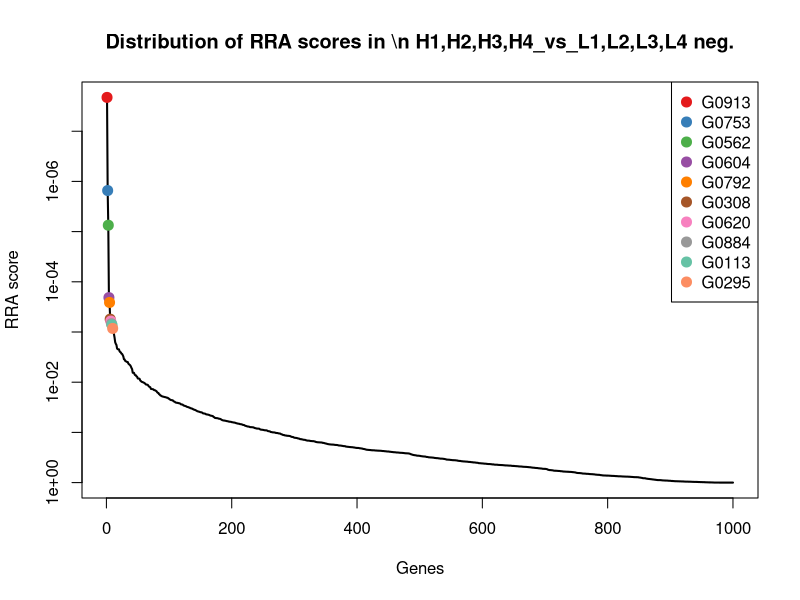
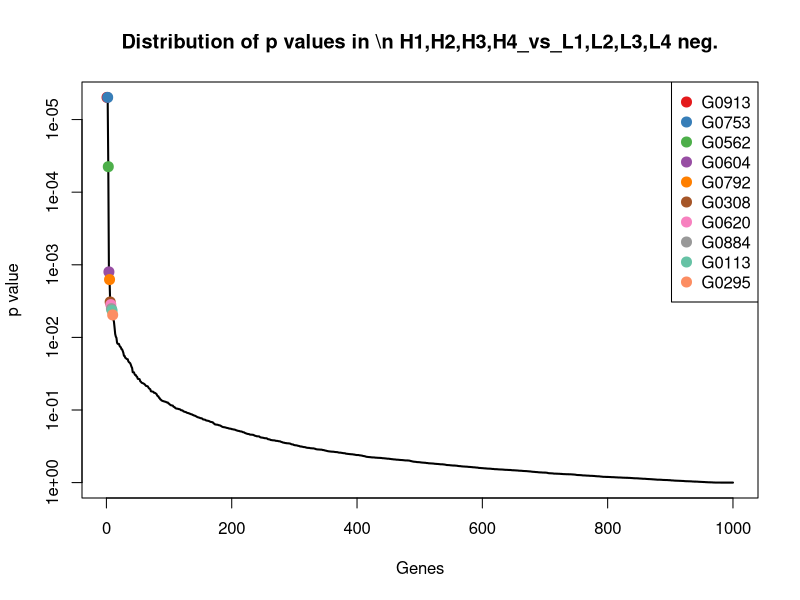
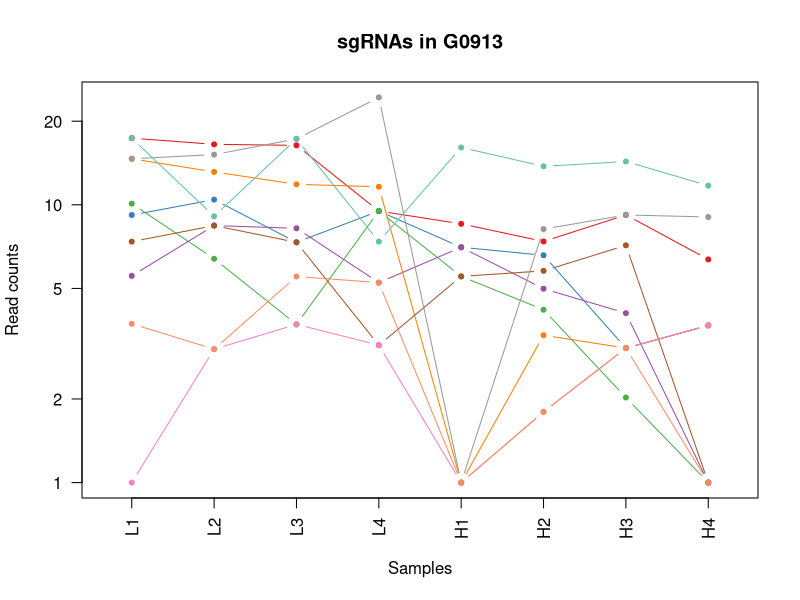
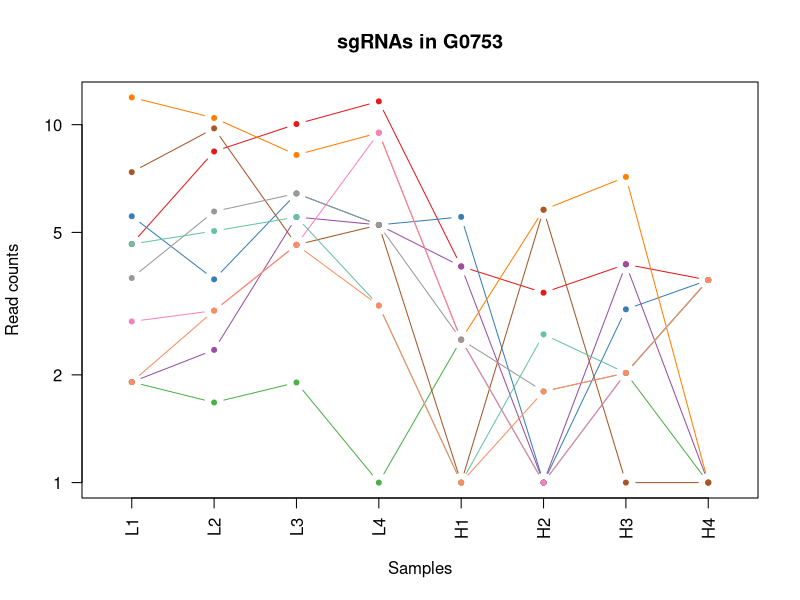
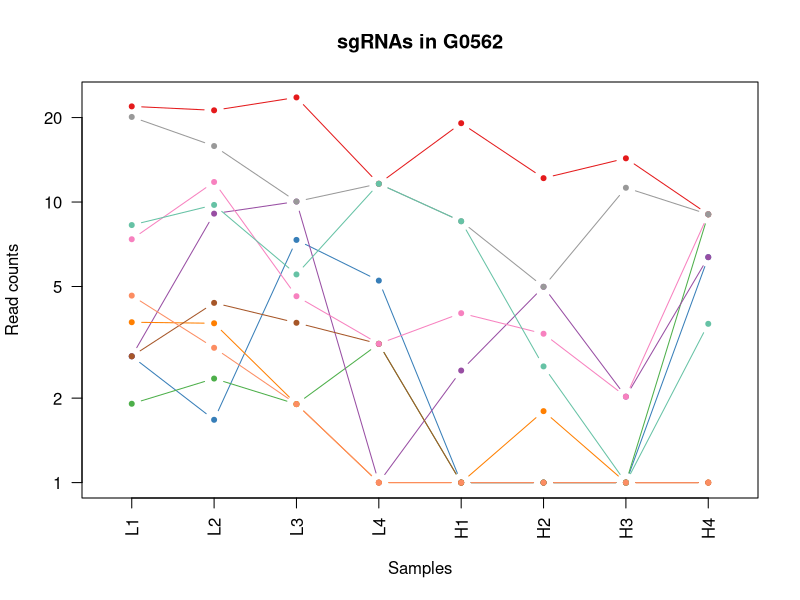
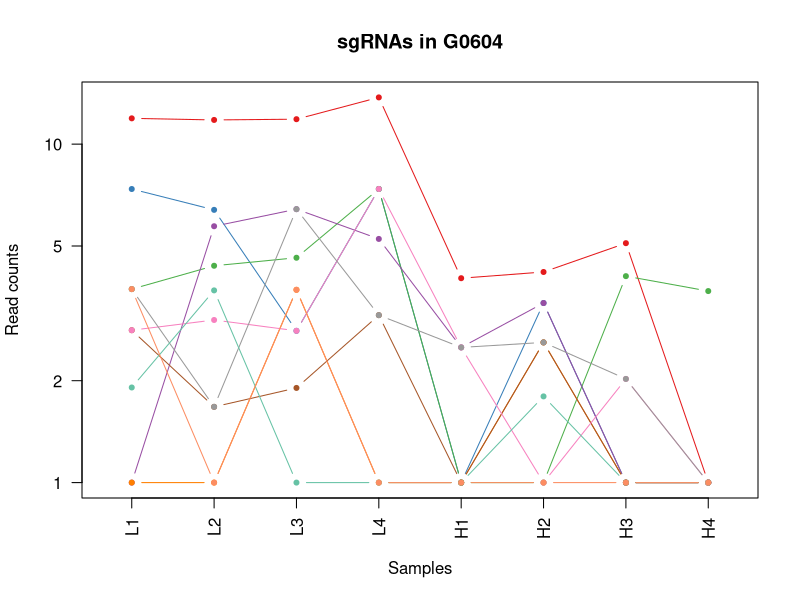
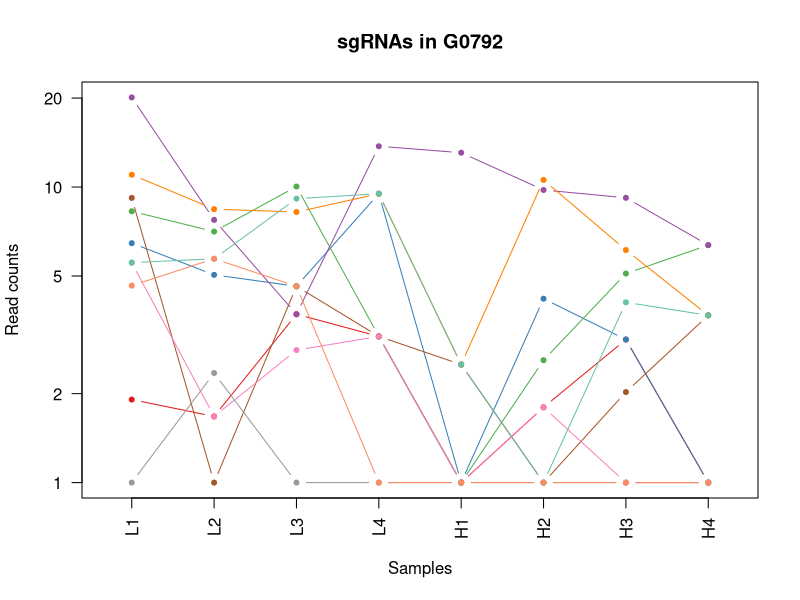
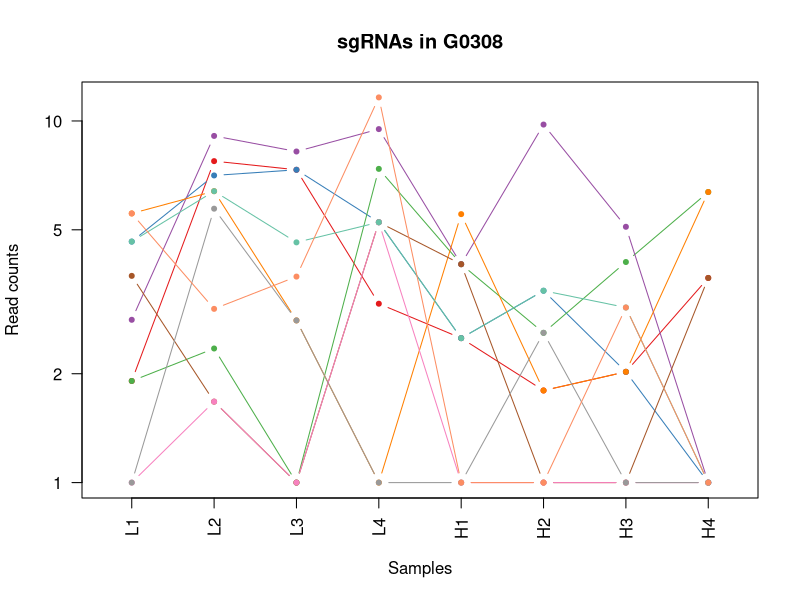

The R script that drew these images, in order: (Note: this script raises an error after producing the figures.)
pdf(file='GROWTH_10005_100_10_0.1_0.01.pdf',width=4.5,height=4.5);
gstable=read.table('GROWTH_10005_100_10_0.1_0.01.gene_summary.txt',header=T)
# 
#
# parameters
# Do not modify the variables beginning with "__"

# gstablename='__GENE_SUMMARY_FILE__'
startindex=3
# outputfile='__OUTPUT_FILE__'
targetgenelist=c("G0913","G0753","G0562","G0604","G0792","G0308","G0620","G0884","G0113","G0295")
# samplelabel=sub('.\\w+.\\w+$','',colnames(gstable)[startindex]);
samplelabel='H1,H2,H3,H4_vs_L1,L2,L3,L4 neg.'


# You need to write some codes in front of this code:
# gstable=read.table(gstablename,header=T)
# pdf(file=outputfile,width=6,height=6)


# set up color using RColorBrewer
#library(RColorBrewer)
#colors <- brewer.pal(length(targetgenelist), "Set1")

colors=c( "#E41A1C", "#377EB8", "#4DAF4A", "#984EA3", "#FF7F00",  "#A65628", "#F781BF",
          "#999999", "#66C2A5", "#FC8D62", "#8DA0CB", "#E78AC3", "#A6D854", "#FFD92F", "#E5C494", "#B3B3B3", 
          "#8DD3C7", "#FFFFB3", "#BEBADA", "#FB8072", "#80B1D3", "#FDB462", "#B3DE69", "#FCCDE5",
          "#D9D9D9", "#BC80BD", "#CCEBC5", "#FFED6F")

######
# function definition

plotrankedvalues<-function(val, tglist, ...){
  
  plot(val,log='y',ylim=c(max(val),min(val)),type='l',lwd=2, ...)
  if(length(tglist)>0){
    for(i in 1:length(tglist)){
      targetgene=tglist[i];
      tx=which(names(val)==targetgene);ty=val[targetgene];
      points(tx,ty,col=colors[(i %% length(colors)) ],cex=2,pch=20)
      # text(tx+50,ty,targetgene,col=colors[i])
    }
    legend('topright',tglist,pch=20,pt.cex = 2,cex=1,col=colors)
  }
}



plotrandvalues<-function(val,targetgenelist, ...){
  # choose the one with the best distance distribution
  
  mindiffvalue=0;
  randval=val;
  for(i in 1:20){
    randval0=sample(val)
    vindex=sort(which(names(randval0) %in% targetgenelist))
    if(max(vindex)>0.9*length(val)){
      # print('pass...')
      next;
    }
    mindiffind=min(diff(vindex));
    if (mindiffind > mindiffvalue){
      mindiffvalue=mindiffind;
      randval=randval0;
      # print(paste('Diff: ',mindiffvalue))
    }
  }
  plot(randval,log='y',ylim=c(max(randval),min(randval)),pch=20,col='grey', ...)
  
  if(length(targetgenelist)>0){
    for(i in 1:length(targetgenelist)){
      targetgene=targetgenelist[i];
      tx=which(names(randval)==targetgene);ty=randval[targetgene];
      points(tx,ty,col=colors[(i %% length(colors)) ],cex=2,pch=20)
      text(tx+50,ty,targetgene,col=colors[i])
    }
  }
  
}




# set.seed(1235)



pvec=gstable[,startindex]
names(pvec)=gstable[,'id']
pvec=sort(pvec);

plotrankedvalues(pvec,targetgenelist,xlab='Genes',ylab='RRA score',main=paste('Distribution of RRA scores in \\n',samplelabel))

# plotrandvalues(pvec,targetgenelist,xlab='Genes',ylab='RRA score',main=paste('Distribution of RRA scores in \\n',samplelabel))


pvec=gstable[,startindex+1]
names(pvec)=gstable[,'id']
pvec=sort(pvec);

plotrankedvalues(pvec,targetgenelist,xlab='Genes',ylab='p value',main=paste('Distribution of p values in \\n',samplelabel))

# plotrandvalues(pvec,targetgenelist,xlab='Genes',ylab='p value',main=paste('Distribution of p values in \\n',samplelabel))



# you need to write after this code:
# dev.off()






# parameters
# Do not modify the variables beginning with "__"
targetmat=list(c(16.3757586359,15.5082430436,15.3685458228,8.49397981418,7.54120649218,6.38007579132,8.19480548684,5.36013172842),c(8.18787931794,9.4398001135,6.32822475055,8.49397981418,6.03296519374,5.58256631741,2.04870137171,2.68006586421),c(9.0976436866,5.39417149343,2.71209632167,8.49397981418,4.52472389531,3.19003789566,1.02435068586,0.0),c(4.5488218433,7.41698580346,7.23225685778,4.24698990709,6.03296519374,3.98754736958,3.07305205757,0.0),c(13.6464655299,12.1368858602,10.8483852867,10.6174747677,0.0,2.39252842175,2.04870137171,2.68006586421),c(6.36835058062,7.41698580346,6.32822475055,2.12349495355,4.52472389531,4.78505684349,6.14610411513,0.0),c(0.0,2.02281431004,2.71209632167,2.12349495355,0.0,0.797509473916,2.04870137171,2.68006586421),c(13.6464655299,14.1597001702,16.27257793,23.358444489,0.0,7.17758526524,8.19480548684,8.04019759263),c(16.3757586359,8.09125724014,16.27257793,6.37048486064,15.0824129844,12.7601515826,13.3165589161,10.7202634568),c(2.72929310598,2.02281431004,4.52016053611,4.24698990709,0.0,0.797509473916,2.04870137171,0.0))
targetgene="G0913"
collabel=c("L1","L2","L3","L4","H1","H2","H3","H4")

# set up color using RColorBrewer
#library(RColorBrewer)
#colors <- brewer.pal(length(targetgenelist), "Set1")

colors=c( "#E41A1C", "#377EB8", "#4DAF4A", "#984EA3", "#FF7F00",  "#A65628", "#F781BF",
          "#999999", "#66C2A5", "#FC8D62", "#8DA0CB", "#E78AC3", "#A6D854", "#FFD92F", "#E5C494", "#B3B3B3", 
          "#8DD3C7", "#FFFFB3", "#BEBADA", "#FB8072", "#80B1D3", "#FDB462", "#B3DE69", "#FCCDE5",
          "#D9D9D9", "#BC80BD", "#CCEBC5", "#FFED6F")


## code

targetmatvec=unlist(targetmat)+1
yrange=range(targetmatvec[targetmatvec>0]);
# yrange[1]=1; # set the minimum value to 1
for(i in 1:length(targetmat)){
  vali=targetmat[[i]]+1;
  if(i==1){
    plot(1:length(vali),vali,type='b',las=1,pch=20,main=paste('sgRNAs in',targetgene),ylab='Read counts',xlab='Samples',xlim=c(0.7,length(vali)+0.3),ylim = yrange,col=colors[(i %% length(colors))],xaxt='n',log='y')
    axis(1,at=1:length(vali),labels=(collabel),las=2)
    # lines(0:100,rep(1,101),col='black');
  }else{
    lines(1:length(vali),vali,type='b',pch=20,col=colors[(i %% length(colors))])
  }
}




# parameters
# Do not modify the variables beginning with "__"
targetmat=list(c(3.63905747464,7.41698580346,9.04032107222,10.6174747677,3.01648259687,2.39252842175,3.07305205757,2.68006586421),c(4.5488218433,2.69708574671,5.42419264333,4.24698990709,4.52472389531,0.0,2.04870137171,2.68006586421),c(0.90976436866,0.674271436679,0.904032107222,0.0,1.50824129844,0.0,1.02435068586,0.0),c(0.90976436866,1.34854287336,4.52016053611,4.24698990709,3.01648259687,0.0,3.07305205757,0.0),c(10.9171724239,9.4398001135,7.23225685778,8.49397981418,1.50824129844,4.78505684349,6.14610411513,0.0),c(6.36835058062,8.76552867682,3.61612842889,4.24698990709,0.0,4.78505684349,0.0,0.0),c(1.81952873732,2.02281431004,3.61612842889,8.49397981418,1.50824129844,0.0,1.02435068586,2.68006586421),c(2.72929310598,4.71990005675,5.42419264333,4.24698990709,1.50824129844,0.797509473916,1.02435068586,2.68006586421),c(3.63905747464,4.04562862007,4.52016053611,2.12349495355,0.0,1.59501894783,1.02435068586,2.68006586421),c(0.90976436866,2.02281431004,3.61612842889,2.12349495355,0.0,0.797509473916,1.02435068586,2.68006586421))
targetgene="G0753"
collabel=c("L1","L2","L3","L4","H1","H2","H3","H4")

# set up color using RColorBrewer
#library(RColorBrewer)
#colors <- brewer.pal(length(targetgenelist), "Set1")

colors=c( "#E41A1C", "#377EB8", "#4DAF4A", "#984EA3", "#FF7F00",  "#A65628", "#F781BF",
          "#999999", "#66C2A5", "#FC8D62", "#8DA0CB", "#E78AC3", "#A6D854", "#FFD92F", "#E5C494", "#B3B3B3", 
          "#8DD3C7", "#FFFFB3", "#BEBADA", "#FB8072", "#80B1D3", "#FDB462", "#B3DE69", "#FCCDE5",
          "#D9D9D9", "#BC80BD", "#CCEBC5", "#FFED6F")


## code

targetmatvec=unlist(targetmat)+1
yrange=range(targetmatvec[targetmatvec>0]);
# yrange[1]=1; # set the minimum value to 1
for(i in 1:length(targetmat)){
  vali=targetmat[[i]]+1;
  if(i==1){
    plot(1:length(vali),vali,type='b',las=1,pch=20,main=paste('sgRNAs in',targetgene),ylab='Read counts',xlab='Samples',xlim=c(0.7,length(vali)+0.3),ylim = yrange,col=colors[(i %% length(colors))],xaxt='n',log='y')
    axis(1,at=1:length(vali),labels=(collabel),las=2)
    # lines(0:100,rep(1,101),col='black');
  }else{
    lines(1:length(vali),vali,type='b',pch=20,col=colors[(i %% length(colors))])
  }
}




# parameters
# Do not modify the variables beginning with "__"
targetmat=list(c(20.9245804792,20.2281431004,22.6008026805,10.6174747677,18.0988955812,11.1651326348,13.3165589161,8.04019759263),c(1.81952873732,0.674271436679,6.32822475055,4.24698990709,0.0,0.0,0.0,5.36013172842),c(0.90976436866,1.34854287336,0.904032107222,2.12349495355,0.0,0.0,0.0,8.04019759263),c(1.81952873732,8.09125724014,9.04032107222,0.0,1.50824129844,3.98754736958,1.02435068586,5.36013172842),c(2.72929310598,2.69708574671,0.904032107222,0.0,0.0,0.797509473916,0.0,0.0),c(1.81952873732,3.37135718339,2.71209632167,2.12349495355,0.0,0.0,0.0,0.0),c(6.36835058062,10.7883429869,3.61612842889,2.12349495355,3.01648259687,2.39252842175,1.02435068586,8.04019759263),c(19.1050517419,14.8339716069,9.04032107222,10.6174747677,7.54120649218,3.98754736958,10.2435068586,8.04019759263),c(7.27811494928,8.76552867682,4.52016053611,10.6174747677,7.54120649218,1.59501894783,0.0,2.68006586421),c(3.63905747464,2.02281431004,0.904032107222,0.0,0.0,0.0,0.0,0.0))
targetgene="G0562"
collabel=c("L1","L2","L3","L4","H1","H2","H3","H4")

# set up color using RColorBrewer
#library(RColorBrewer)
#colors <- brewer.pal(length(targetgenelist), "Set1")

colors=c( "#E41A1C", "#377EB8", "#4DAF4A", "#984EA3", "#FF7F00",  "#A65628", "#F781BF",
          "#999999", "#66C2A5", "#FC8D62", "#8DA0CB", "#E78AC3", "#A6D854", "#FFD92F", "#E5C494", "#B3B3B3", 
          "#8DD3C7", "#FFFFB3", "#BEBADA", "#FB8072", "#80B1D3", "#FDB462", "#B3DE69", "#FCCDE5",
          "#D9D9D9", "#BC80BD", "#CCEBC5", "#FFED6F")


## code

targetmatvec=unlist(targetmat)+1
yrange=range(targetmatvec[targetmatvec>0]);
# yrange[1]=1; # set the minimum value to 1
for(i in 1:length(targetmat)){
  vali=targetmat[[i]]+1;
  if(i==1){
    plot(1:length(vali),vali,type='b',las=1,pch=20,main=paste('sgRNAs in',targetgene),ylab='Read counts',xlab='Samples',xlim=c(0.7,length(vali)+0.3),ylim = yrange,col=colors[(i %% length(colors))],xaxt='n',log='y')
    axis(1,at=1:length(vali),labels=(collabel),las=2)
    # lines(0:100,rep(1,101),col='black');
  }else{
    lines(1:length(vali),vali,type='b',pch=20,col=colors[(i %% length(colors))])
  }
}




# parameters
# Do not modify the variables beginning with "__"
targetmat=list(c(10.9171724239,10.7883429869,10.8483852867,12.7409697213,3.01648259687,3.19003789566,4.09740274342,0.0),c(6.36835058062,5.39417149343,1.80806421444,6.37048486064,0.0,2.39252842175,0.0,0.0),c(2.72929310598,3.37135718339,3.61612842889,6.37048486064,0.0,0.0,3.07305205757,2.68006586421),c(0.0,4.71990005675,5.42419264333,4.24698990709,1.50824129844,2.39252842175,0.0,0.0),c(0.0,0.0,2.71209632167,0.0,0.0,1.59501894783,0.0,0.0),c(1.81952873732,0.674271436679,0.904032107222,2.12349495355,0.0,1.59501894783,0.0,0.0),c(1.81952873732,2.02281431004,1.80806421444,6.37048486064,1.50824129844,0.0,1.02435068586,0.0),c(2.72929310598,0.674271436679,5.42419264333,2.12349495355,1.50824129844,1.59501894783,1.02435068586,0.0),c(0.90976436866,2.69708574671,0.0,0.0,0.0,0.797509473916,0.0,0.0),c(2.72929310598,0.0,2.71209632167,0.0,0.0,0.0,0.0,0.0))
targetgene="G0604"
collabel=c("L1","L2","L3","L4","H1","H2","H3","H4")

# set up color using RColorBrewer
#library(RColorBrewer)
#colors <- brewer.pal(length(targetgenelist), "Set1")

colors=c( "#E41A1C", "#377EB8", "#4DAF4A", "#984EA3", "#FF7F00",  "#A65628", "#F781BF",
          "#999999", "#66C2A5", "#FC8D62", "#8DA0CB", "#E78AC3", "#A6D854", "#FFD92F", "#E5C494", "#B3B3B3", 
          "#8DD3C7", "#FFFFB3", "#BEBADA", "#FB8072", "#80B1D3", "#FDB462", "#B3DE69", "#FCCDE5",
          "#D9D9D9", "#BC80BD", "#CCEBC5", "#FFED6F")


## code

targetmatvec=unlist(targetmat)+1
yrange=range(targetmatvec[targetmatvec>0]);
# yrange[1]=1; # set the minimum value to 1
for(i in 1:length(targetmat)){
  vali=targetmat[[i]]+1;
  if(i==1){
    plot(1:length(vali),vali,type='b',las=1,pch=20,main=paste('sgRNAs in',targetgene),ylab='Read counts',xlab='Samples',xlim=c(0.7,length(vali)+0.3),ylim = yrange,col=colors[(i %% length(colors))],xaxt='n',log='y')
    axis(1,at=1:length(vali),labels=(collabel),las=2)
    # lines(0:100,rep(1,101),col='black');
  }else{
    lines(1:length(vali),vali,type='b',pch=20,col=colors[(i %% length(colors))])
  }
}




# parameters
# Do not modify the variables beginning with "__"
targetmat=list(c(0.90976436866,0.674271436679,2.71209632167,2.12349495355,0.0,0.797509473916,2.04870137171,0.0),c(5.45858621196,4.04562862007,3.61612842889,8.49397981418,0.0,3.19003789566,2.04870137171,0.0),c(7.27811494928,6.06844293011,9.04032107222,2.12349495355,0.0,1.59501894783,4.09740274342,5.36013172842),c(19.1050517419,6.74271436679,2.71209632167,12.7409697213,12.0659303875,8.77260421307,8.19480548684,5.36013172842),c(10.0074080553,7.41698580346,7.23225685778,8.49397981418,1.50824129844,9.57011368699,5.12175342928,2.68006586421),c(8.18787931794,0.0,3.61612842889,2.12349495355,1.50824129844,0.0,1.02435068586,2.68006586421),c(4.5488218433,0.674271436679,1.80806421444,2.12349495355,0.0,0.797509473916,0.0,0.0),c(0.0,1.34854287336,0.0,0.0,0.0,0.0,0.0,0.0),c(4.5488218433,4.71990005675,8.136288965,8.49397981418,1.50824129844,0.0,3.07305205757,2.68006586421),c(3.63905747464,4.71990005675,3.61612842889,0.0,0.0,0.0,0.0,0.0))
targetgene="G0792"
collabel=c("L1","L2","L3","L4","H1","H2","H3","H4")

# set up color using RColorBrewer
#library(RColorBrewer)
#colors <- brewer.pal(length(targetgenelist), "Set1")

colors=c( "#E41A1C", "#377EB8", "#4DAF4A", "#984EA3", "#FF7F00",  "#A65628", "#F781BF",
          "#999999", "#66C2A5", "#FC8D62", "#8DA0CB", "#E78AC3", "#A6D854", "#FFD92F", "#E5C494", "#B3B3B3", 
          "#8DD3C7", "#FFFFB3", "#BEBADA", "#FB8072", "#80B1D3", "#FDB462", "#B3DE69", "#FCCDE5",
          "#D9D9D9", "#BC80BD", "#CCEBC5", "#FFED6F")


## code

targetmatvec=unlist(targetmat)+1
yrange=range(targetmatvec[targetmatvec>0]);
# yrange[1]=1; # set the minimum value to 1
for(i in 1:length(targetmat)){
  vali=targetmat[[i]]+1;
  if(i==1){
    plot(1:length(vali),vali,type='b',las=1,pch=20,main=paste('sgRNAs in',targetgene),ylab='Read counts',xlab='Samples',xlim=c(0.7,length(vali)+0.3),ylim = yrange,col=colors[(i %% length(colors))],xaxt='n',log='y')
    axis(1,at=1:length(vali),labels=(collabel),las=2)
    # lines(0:100,rep(1,101),col='black');
  }else{
    lines(1:length(vali),vali,type='b',pch=20,col=colors[(i %% length(colors))])
  }
}




# parameters
# Do not modify the variables beginning with "__"
targetmat=list(c(0.90976436866,6.74271436679,6.32822475055,2.12349495355,1.50824129844,0.797509473916,1.02435068586,2.68006586421),c(3.63905747464,6.06844293011,6.32822475055,4.24698990709,1.50824129844,2.39252842175,1.02435068586,0.0),c(0.90976436866,1.34854287336,0.0,6.37048486064,3.01648259687,1.59501894783,3.07305205757,5.36013172842),c(1.81952873732,8.09125724014,7.23225685778,8.49397981418,3.01648259687,8.77260421307,4.09740274342,0.0),c(4.5488218433,5.39417149343,1.80806421444,0.0,4.52472389531,0.797509473916,1.02435068586,5.36013172842),c(2.72929310598,0.674271436679,0.0,4.24698990709,3.01648259687,0.0,0.0,2.68006586421),c(0.0,0.674271436679,0.0,4.24698990709,0.0,0.0,0.0,0.0),c(0.0,4.71990005675,1.80806421444,0.0,0.0,1.59501894783,0.0,0.0),c(3.63905747464,5.39417149343,3.61612842889,4.24698990709,1.50824129844,2.39252842175,2.04870137171,0.0),c(4.5488218433,2.02281431004,2.71209632167,10.6174747677,0.0,0.0,2.04870137171,0.0))
targetgene="G0308"
collabel=c("L1","L2","L3","L4","H1","H2","H3","H4")

# set up color using RColorBrewer
#library(RColorBrewer)
#colors <- brewer.pal(length(targetgenelist), "Set1")

colors=c( "#E41A1C", "#377EB8", "#4DAF4A", "#984EA3", "#FF7F00",  "#A65628", "#F781BF",
          "#999999", "#66C2A5", "#FC8D62", "#8DA0CB", "#E78AC3", "#A6D854", "#FFD92F", "#E5C494", "#B3B3B3", 
          "#8DD3C7", "#FFFFB3", "#BEBADA", "#FB8072", "#80B1D3", "#FDB462", "#B3DE69", "#FCCDE5",
          "#D9D9D9", "#BC80BD", "#CCEBC5", "#FFED6F")


## code

targetmatvec=unlist(targetmat)+1
yrange=range(targetmatvec[targetmatvec>0]);
# yrange[1]=1; # set the minimum value to 1
for(i in 1:length(targetmat)){
  vali=targetmat[[i]]+1;
  if(i==1){
    plot(1:length(vali),vali,type='b',las=1,pch=20,main=paste('sgRNAs in',targetgene),ylab='Read counts',xlab='Samples',xlim=c(0.7,length(vali)+0.3),ylim = yrange,col=colors[(i %% length(colors))],xaxt='n',log='y')
    axis(1,at=1:length(vali),labels=(collabel),las=2)
    # lines(0:100,rep(1,101),col='black');
  }else{
    lines(1:length(vali),vali,type='b',pch=20,col=colors[(i %% length(colors))])
  }
}




# parameters
# Do not modify the variables beginning with "__"
targetmat=list(c(10.0074080553,10.1140715502,11.7524173939,12.7409697213,12.0659303875,11.9626421087,5.12175342928,8.04019759263),c(0.90976436866,1.34854287336,3.61612842889,10.6174747677,1.50824129844,0.797509473916,2.04870137171,2.68006586421),c(11.8269367926,8.09125724014,10.8483852867,8.49397981418,4.52472389531,11.9626421087,6.14610411513,5.36013172842),c(10.0074080553,8.09125724014,10.8483852867,8.49397981418,1.50824129844,6.38007579132,3.07305205757,8.04019759263),c(4.5488218433,2.69708574671,13.5604816083,4.24698990709,6.03296519374,3.19003789566,5.12175342928,0.0),c(5.45858621196,5.39417149343,9.94435317944,8.49397981418,6.03296519374,5.58256631741,3.07305205757,2.68006586421),c(4.5488218433,7.41698580346,4.52016053611,6.37048486064,9.04944779061,6.38007579132,10.2435068586,8.04019759263),c(4.5488218433,3.37135718339,6.32822475055,6.37048486064,3.01648259687,2.39252842175,2.04870137171,5.36013172842),c(2.72929310598,2.69708574671,4.52016053611,6.37048486064,6.03296519374,0.797509473916,1.02435068586,5.36013172842),c(4.5488218433,8.76552867682,9.04032107222,10.6174747677,3.01648259687,7.17758526524,3.07305205757,8.04019759263))
targetgene="G0620"
collabel=c("L1","L2","L3","L4","H1","H2","H3","H4")

# set up color using RColorBrewer
#library(RColorBrewer)
#colors <- brewer.pal(length(targetgenelist), "Set1")

colors=c( "#E41A1C", "#377EB8", "#4DAF4A", "#984EA3", "#FF7F00",  "#A65628", "#F781BF",
          "#999999", "#66C2A5", "#FC8D62", "#8DA0CB", "#E78AC3", "#A6D854", "#FFD92F", "#E5C494", "#B3B3B3", 
          "#8DD3C7", "#FFFFB3", "#BEBADA", "#FB8072", "#80B1D3", "#FDB462", "#B3DE69", "#FCCDE5",
          "#D9D9D9", "#BC80BD", "#CCEBC5", "#FFED6F")


## code

targetmatvec=unlist(targetmat)+1
yrange=range(targetmatvec[targetmatvec>0]);
# yrange[1]=1; # set the minimum value to 1
for(i in 1:length(targetmat)){
  vali=targetmat[[i]]+1;
  if(i==1){
    plot(1:length(vali),vali,type='b',las=1,pch=20,main=paste('sgRNAs in',targetgene),ylab='Read counts',xlab='Samples',xlim=c(0.7,length(vali)+0.3),ylim = yrange,col=colors[(i %% length(colors))],xaxt='n',log='y')
    axis(1,at=1:length(vali),labels=(collabel),las=2)
    # lines(0:100,rep(1,101),col='black');
  }else{
    lines(1:length(vali),vali,type='b',pch=20,col=colors[(i %% length(colors))])
  }
}




# parameters
# Do not modify the variables beginning with "__"
targetmat=list(c(2.72929310598,3.37135718339,2.71209632167,2.12349495355,0.0,0.797509473916,0.0,5.36013172842),c(1.81952873732,3.37135718339,0.904032107222,0.0,1.50824129844,0.797509473916,0.0,0.0),c(21.8343448478,20.2281431004,9.04032107222,21.2349495355,9.04944779061,7.97509473916,11.2678575444,5.36013172842),c(0.90976436866,1.34854287336,1.80806421444,2.12349495355,1.50824129844,0.0,0.0,0.0),c(2.72929310598,4.71990005675,2.71209632167,4.24698990709,0.0,3.19003789566,0.0,5.36013172842),c(7.27811494928,3.37135718339,7.23225685778,2.12349495355,1.50824129844,1.59501894783,1.02435068586,0.0),c(1.81952873732,2.02281431004,2.71209632167,0.0,1.50824129844,1.59501894783,0.0,0.0),c(0.90976436866,4.04562862007,1.80806421444,2.12349495355,0.0,2.39252842175,1.02435068586,0.0),c(0.90976436866,0.674271436679,0.0,2.12349495355,3.01648259687,0.0,1.02435068586,0.0),c(0.0,2.69708574671,0.904032107222,0.0,0.0,0.0,2.04870137171,0.0))
targetgene="G0884"
collabel=c("L1","L2","L3","L4","H1","H2","H3","H4")

# set up color using RColorBrewer
#library(RColorBrewer)
#colors <- brewer.pal(length(targetgenelist), "Set1")

colors=c( "#E41A1C", "#377EB8", "#4DAF4A", "#984EA3", "#FF7F00",  "#A65628", "#F781BF",
          "#999999", "#66C2A5", "#FC8D62", "#8DA0CB", "#E78AC3", "#A6D854", "#FFD92F", "#E5C494", "#B3B3B3", 
          "#8DD3C7", "#FFFFB3", "#BEBADA", "#FB8072", "#80B1D3", "#FDB462", "#B3DE69", "#FCCDE5",
          "#D9D9D9", "#BC80BD", "#CCEBC5", "#FFED6F")


## code

targetmatvec=unlist(targetmat)+1
yrange=range(targetmatvec[targetmatvec>0]);
# yrange[1]=1; # set the minimum value to 1
for(i in 1:length(targetmat)){
  vali=targetmat[[i]]+1;
  if(i==1){
    plot(1:length(vali),vali,type='b',las=1,pch=20,main=paste('sgRNAs in',targetgene),ylab='Read counts',xlab='Samples',xlim=c(0.7,length(vali)+0.3),ylim = yrange,col=colors[(i %% length(colors))],xaxt='n',log='y')
    axis(1,at=1:length(vali),labels=(collabel),las=2)
    # lines(0:100,rep(1,101),col='black');
  }else{
    lines(1:length(vali),vali,type='b',pch=20,col=colors[(i %% length(colors))])
  }
}




# parameters
# Do not modify the variables beginning with "__"
targetmat=list(c(6.36835058062,8.09125724014,6.32822475055,10.6174747677,13.5741716859,9.57011368699,5.12175342928,2.68006586421),c(10.0074080553,1.34854287336,13.5604816083,6.37048486064,12.0659303875,3.98754736958,17.4139616595,2.68006586421),c(7.27811494928,5.39417149343,6.32822475055,16.9879596284,10.557689089,6.38007579132,7.17045480099,8.04019759263),c(6.36835058062,14.1597001702,14.4645137156,19.1114545819,13.5741716859,11.9626421087,12.2922082303,13.400329321),c(5.45858621196,2.69708574671,4.52016053611,6.37048486064,0.0,2.39252842175,2.04870137171,0.0),c(4.5488218433,4.04562862007,6.32822475055,6.37048486064,3.01648259687,4.78505684349,3.07305205757,2.68006586421),c(13.6464655299,11.4626144235,12.6564495011,10.6174747677,9.04944779061,13.5576610566,11.2678575444,13.400329321),c(5.45858621196,5.39417149343,9.94435317944,6.37048486064,0.0,0.797509473916,7.17045480099,5.36013172842),c(9.0976436866,2.69708574671,9.94435317944,6.37048486064,6.03296519374,2.39252842175,6.14610411513,0.0),c(3.63905747464,3.37135718339,7.23225685778,10.6174747677,4.52472389531,2.39252842175,12.2922082303,0.0))
targetgene="G0113"
collabel=c("L1","L2","L3","L4","H1","H2","H3","H4")

# set up color using RColorBrewer
#library(RColorBrewer)
#colors <- brewer.pal(length(targetgenelist), "Set1")

colors=c( "#E41A1C", "#377EB8", "#4DAF4A", "#984EA3", "#FF7F00",  "#A65628", "#F781BF",
          "#999999", "#66C2A5", "#FC8D62", "#8DA0CB", "#E78AC3", "#A6D854", "#FFD92F", "#E5C494", "#B3B3B3", 
          "#8DD3C7", "#FFFFB3", "#BEBADA", "#FB8072", "#80B1D3", "#FDB462", "#B3DE69", "#FCCDE5",
          "#D9D9D9", "#BC80BD", "#CCEBC5", "#FFED6F")


## code

targetmatvec=unlist(targetmat)+1
yrange=range(targetmatvec[targetmatvec>0]);
# yrange[1]=1; # set the minimum value to 1
for(i in 1:length(targetmat)){
  vali=targetmat[[i]]+1;
  if(i==1){
    plot(1:length(vali),vali,type='b',las=1,pch=20,main=paste('sgRNAs in',targetgene),ylab='Read counts',xlab='Samples',xlim=c(0.7,length(vali)+0.3),ylim = yrange,col=colors[(i %% length(colors))],xaxt='n',log='y')
    axis(1,at=1:length(vali),labels=(collabel),las=2)
    # lines(0:100,rep(1,101),col='black');
  }else{
    lines(1:length(vali),vali,type='b',pch=20,col=colors[(i %% length(colors))])
  }
}




# parameters
# Do not modify the variables beginning with "__"
targetmat=list(c(0.90976436866,4.71990005675,3.61612842889,4.24698990709,1.50824129844,2.39252842175,4.09740274342,0.0),c(0.0,4.04562862007,0.0,0.0,0.0,0.797509473916,1.02435068586,0.0),c(2.72929310598,6.06844293011,4.52016053611,0.0,0.0,2.39252842175,0.0,0.0),c(5.45858621196,6.74271436679,2.71209632167,2.12349495355,0.0,0.797509473916,2.04870137171,0.0),c(1.81952873732,2.02281431004,2.71209632167,0.0,4.52472389531,0.0,1.02435068586,0.0),c(0.90976436866,3.37135718339,4.52016053611,2.12349495355,1.50824129844,3.98754736958,2.04870137171,0.0),c(9.0976436866,8.09125724014,4.52016053611,2.12349495355,1.50824129844,7.97509473916,0.0,0.0),c(5.45858621196,2.69708574671,5.42419264333,6.37048486064,1.50824129844,0.797509473916,0.0,0.0),c(1.81952873732,2.02281431004,3.61612842889,10.6174747677,4.52472389531,3.19003789566,3.07305205757,0.0),c(0.0,2.02281431004,1.80806421444,2.12349495355,0.0,0.797509473916,0.0,2.68006586421))
targetgene="G0295"
collabel=c("L1","L2","L3","L4","H1","H2","H3","H4")

# set up color using RColorBrewer
#library(RColorBrewer)
#colors <- brewer.pal(length(targetgenelist), "Set1")

colors=c( "#E41A1C", "#377EB8", "#4DAF4A", "#984EA3", "#FF7F00",  "#A65628", "#F781BF",
          "#999999", "#66C2A5", "#FC8D62", "#8DA0CB", "#E78AC3", "#A6D854", "#FFD92F", "#E5C494", "#B3B3B3", 
          "#8DD3C7", "#FFFFB3", "#BEBADA", "#FB8072", "#80B1D3", "#FDB462", "#B3DE69", "#FCCDE5",
          "#D9D9D9", "#BC80BD", "#CCEBC5", "#FFED6F")


## code

targetmatvec=unlist(targetmat)+1
yrange=range(targetmatvec[targetmatvec>0]);
# yrange[1]=1; # set the minimum value to 1
for(i in 1:length(targetmat)){
  vali=targetmat[[i]]+1;
  if(i==1){
    plot(1:length(vali),vali,type='b',las=1,pch=20,main=paste('sgRNAs in',targetgene),ylab='Read counts',xlab='Samples',xlim=c(0.7,length(vali)+0.3),ylim = yrange,col=colors[(i %% length(colors))],xaxt='n',log='y')
    axis(1,at=1:length(vali),labels=(collabel),las=2)
    # lines(0:100,rep(1,101),col='black');
  }else{
    lines(1:length(vali),vali,type='b',pch=20,col=colors[(i %% length(colors))])
  }
}



# 
#
# parameters
# Do not modify the variables beginning with "__"

# gstablename='__GENE_SUMMARY_FILE__'
startindex=9
# outputfile='__OUTPUT_FILE__'
targetgenelist=c("G0825","G0052","G0570","G0491","G0845","G0422","G0280","G0942","G0567","G0799")
# samplelabel=sub('.\\w+.\\w+$','',colnames(gstable)[startindex]);
samplelabel='H1,H2,H3,H4_vs_L1,L2,L3,L4 pos.'


# You need to write some codes in front of this code:
# gstable=read.table(gstablename,header=T)
# pdf(file=outputfile,width=6,height=6)


# set up color using RColorBrewer
#library(RColorBrewer)
#colors <- brewer.pal(length(targetgenelist), "Set1")

colors=c( "#E41A1C", "#377EB8", "#4DAF4A", "#984EA3", "#FF7F00",  "#A65628", "#F781BF",
          "#999999", "#66C2A5", "#FC8D62", "#8DA0CB", "#E78AC3", "#A6D854", "#FFD92F", "#E5C494", "#B3B3B3", 
          "#8DD3C7", "#FFFFB3", "#BEBADA", "#FB8072", "#80B1D3", "#FDB462", "#B3DE69", "#FCCDE5",
          "#D9D9D9", "#BC80BD", "#CCEBC5", "#FFED6F")

######
# function definition

plotrankedvalues<-function(val, tglist, ...){
  
  plot(val,log='y',ylim=c(max(val),min(val)),type='l',lwd=2, ...)
  if(length(tglist)>0){
    for(i in 1:length(tglist)){
      targetgene=tglist[i];
      tx=which(names(val)==targetgene);ty=val[targetgene];
      points(tx,ty,col=colors[(i %% length(colors)) ],cex=2,pch=20)
      # text(tx+50,ty,targetgene,col=colors[i])
    }
    legend('topright',tglist,pch=20,pt.cex = 2,cex=1,col=colors)
  }
}



plotrandvalues<-function(val,targetgenelist, ...){
  # choose the one with the best distance distribution
  
  mindiffvalue=0;
  randval=val;
  for(i in 1:20){
    randval0=sample(val)
    vindex=sort(which(names(randval0) %in% targetgenelist))
    if(max(vindex)>0.9*length(val)){
      # print('pass...')
      next;
    }
    mindiffind=min(diff(vindex));
    if (mindiffind > mindiffvalue){
      mindiffvalue=mindiffind;
      randval=randval0;
      # print(paste('Diff: ',mindiffvalue))
    }
  }
  plot(randval,log='y',ylim=c(max(randval),min(randval)),pch=20,col='grey', ...)
  
  if(length(targetgenelist)>0){
    for(i in 1:length(targetgenelist)){
      targetgene=targetgenelist[i];
      tx=which(names(randval)==targetgene);ty=randval[targetgene];
      points(tx,ty,col=colors[(i %% length(colors)) ],cex=2,pch=20)
      text(tx+50,ty,targetgene,col=colors[i])
    }
  }
  
}




# set.seed(1235)



pvec=gstable[,startindex]
names(pvec)=gstable[,'id']
pvec=sort(pvec);

plotrankedvalues(pvec,targetgenelist,xlab='Genes',ylab='RRA score',main=paste('Distribution of RRA scores in \\n',samplelabel))

# plotrandvalues(pvec,targetgenelist,xlab='Genes',ylab='RRA score',main=paste('Distribution of RRA scores in \\n',samplelabel))


pvec=gstable[,startindex+1]
names(pvec)=gstable[,'id']
pvec=sort(pvec);

plotrankedvalues(pvec,targetgenelist,xlab='Genes',ylab='p value',main=paste('Distribution of p values in \\n',samplelabel))

# plotrandvalues(pvec,targetgenelist,xlab='Genes',ylab='p value',main=paste('Distribution of p values in \\n',samplelabel))



# you need to write after this code:
# dev.off()






# parameters
# Do not modify the variables beginning with "__"
targetmat=list(c(24.5636379538,18.879600227,30.7370916455,33.9759192567,375.55208331,245.632917966,453.787353834,281.406915742),c(63.6835058062,51.2446291876,38.8733806105,63.7048486064,668.150895207,829.409852872,503.980537441,739.698178522),c(63.6835058062,44.5019148208,39.7774127178,59.4578586993,668.150895207,541.508932789,463.006510007,702.177256423),c(178.313816257,211.04695968,159.109650871,176.250081144,2328.72456478,2880.60421978,1991.3377333,1969.84841019),c(42.758925327,37.759200454,36.1612842889,44.5933940245,446.439424337,408.324850645,615.634762199,546.733436299),c(3.63905747464,10.7883429869,1.80806421444,6.37048486064,69.379099728,129.196534774,2.04870137171,182.244478766),c(43.6686896957,28.9936717772,33.4491879672,29.7289293496,561.065763018,359.676772736,356.474038678,458.29126278),c(47.3077471703,34.3878432706,33.4491879672,38.2229091638,588.21410639,403.539793801,367.741896222,428.810538273),c(26.3831666911,30.3422146505,22.6008026805,44.5933940245,342.370774745,327.776393779,254.038970092,627.135412225),c(26.3831666911,43.8276433841,28.0249953239,29.7289293496,472.07952641,557.459122267,457.884756577,420.770340681))
targetgene="G0825"
collabel=c("L1","L2","L3","L4","H1","H2","H3","H4")

# set up color using RColorBrewer
#library(RColorBrewer)
#colors <- brewer.pal(length(targetgenelist), "Set1")

colors=c( "#E41A1C", "#377EB8", "#4DAF4A", "#984EA3", "#FF7F00",  "#A65628", "#F781BF",
          "#999999", "#66C2A5", "#FC8D62", "#8DA0CB", "#E78AC3", "#A6D854", "#FFD92F", "#E5C494", "#B3B3B3", 
          "#8DD3C7", "#FFFFB3", "#BEBADA", "#FB8072", "#80B1D3", "#FDB462", "#B3DE69", "#FCCDE5",
          "#D9D9D9", "#BC80BD", "#CCEBC5", "#FFED6F")


## code

targetmatvec=unlist(targetmat)+1
yrange=range(targetmatvec[targetmatvec>0]);
# yrange[1]=1; # set the minimum value to 1
for(i in 1:length(targetmat)){
  vali=targetmat[[i]]+1;
  if(i==1){
    plot(1:length(vali),vali,type='b',las=1,pch=20,main=paste('sgRNAs in',targetgene),ylab='Read counts',xlab='Samples',xlim=c(0.7,length(vali)+0.3),ylim = yrange,col=colors[(i %% length(colors))],xaxt='n',log='y')
    axis(1,at=1:length(vali),labels=(collabel),las=2)
    # lines(0:100,rep(1,101),col='black');
  }else{
    lines(1:length(vali),vali,type='b',pch=20,col=colors[(i %% length(colors))])
  }
}




# parameters
# Do not modify the variables beginning with "__"
targetmat=list(c(26.3831666911,25.6223145938,24.408866895,44.5933940245,235.285642556,374.031943266,321.646115359,391.289616174),c(5.45858621196,5.39417149343,6.32822475055,10.6174747677,76.9203062202,73.3708716002,68.6314959523,45.5611196915),c(28.2026954284,27.6451289038,41.5854769322,91.3102830024,263.942227226,332.561450623,371.839298965,659.296202595),c(17.2855230045,6.74271436679,15.3685458228,8.49397981418,150.824129844,99.6886842395,187.456175512,37.5209220989),c(66.4127989122,62.7072436111,55.1459585405,72.1988284205,683.233308191,584.57444438,583.879890937,538.693238706),c(55.4956264882,60.0101578644,45.2016053611,31.8524243032,419.291080965,575.004330693,354.425337306,367.169023397),c(5.45858621196,8.09125724014,1.80806421444,8.49397981418,6.03296519374,4.78505684349,2.04870137171,8.04019759263),c(7.27811494928,11.4626144235,15.3685458228,8.49397981418,64.8543758327,80.5484568655,157.750005622,80.4019759263),c(9.0976436866,2.02281431004,12.6564495011,23.358444489,120.659303875,20.7352463218,102.435068586,251.926191236),c(10.9171724239,19.5538716637,10.8483852867,2.12349495355,107.085132189,128.3990253,120.873380931,50.92125142))
targetgene="G0052"
collabel=c("L1","L2","L3","L4","H1","H2","H3","H4")

# set up color using RColorBrewer
#library(RColorBrewer)
#colors <- brewer.pal(length(targetgenelist), "Set1")

colors=c( "#E41A1C", "#377EB8", "#4DAF4A", "#984EA3", "#FF7F00",  "#A65628", "#F781BF",
          "#999999", "#66C2A5", "#FC8D62", "#8DA0CB", "#E78AC3", "#A6D854", "#FFD92F", "#E5C494", "#B3B3B3", 
          "#8DD3C7", "#FFFFB3", "#BEBADA", "#FB8072", "#80B1D3", "#FDB462", "#B3DE69", "#FCCDE5",
          "#D9D9D9", "#BC80BD", "#CCEBC5", "#FFED6F")


## code

targetmatvec=unlist(targetmat)+1
yrange=range(targetmatvec[targetmatvec>0]);
# yrange[1]=1; # set the minimum value to 1
for(i in 1:length(targetmat)){
  vali=targetmat[[i]]+1;
  if(i==1){
    plot(1:length(vali),vali,type='b',las=1,pch=20,main=paste('sgRNAs in',targetgene),ylab='Read counts',xlab='Samples',xlim=c(0.7,length(vali)+0.3),ylim = yrange,col=colors[(i %% length(colors))],xaxt='n',log='y')
    axis(1,at=1:length(vali),labels=(collabel),las=2)
    # lines(0:100,rep(1,101),col='black');
  }else{
    lines(1:length(vali),vali,type='b',pch=20,col=colors[(i %% length(colors))])
  }
}




# parameters
# Do not modify the variables beginning with "__"
targetmat=list(c(25.4734023225,26.2965860305,18.9846742517,14.8644646748,200.596092692,197.782349531,123.946432988,123.283029754),c(34.5710460091,36.4106575806,20.7927384661,63.7048486064,321.255396567,282.318353766,295.012997526,348.408562347),c(4.5488218433,8.76552867682,4.52016053611,14.8644646748,46.7554802515,66.193286335,30.7305205757,29.4807245063),c(38.2101034837,24.2737717204,31.6411237528,31.8524243032,327.28836176,129.994044248,158.774356308,230.485664322),c(19.1050517419,12.8111572969,20.7927384661,14.8644646748,174.955990618,78.1559284437,167.99351248,168.844149445),c(7.27811494928,12.8111572969,2.71209632167,12.7409697213,67.8708584296,121.221440035,25.6087671464,67.0016466052),c(7.27811494928,8.76552867682,2.71209632167,4.24698990709,67.8708584296,64.5982673872,48.1444822352,26.8006586421),c(8.18787931794,15.5082430436,4.52016053611,10.6174747677,57.3131693405,103.676231609,43.0227288059,48.2411855558),c(4.5488218433,8.76552867682,3.61612842889,4.24698990709,19.6071368797,55.0281537002,47.1201315493,75.0418441978),c(8.18787931794,4.04562862007,9.04032107222,8.49397981418,57.3131693405,38.2804547479,88.0941589835,42.8810538273))
targetgene="G0570"
collabel=c("L1","L2","L3","L4","H1","H2","H3","H4")

# set up color using RColorBrewer
#library(RColorBrewer)
#colors <- brewer.pal(length(targetgenelist), "Set1")

colors=c( "#E41A1C", "#377EB8", "#4DAF4A", "#984EA3", "#FF7F00",  "#A65628", "#F781BF",
          "#999999", "#66C2A5", "#FC8D62", "#8DA0CB", "#E78AC3", "#A6D854", "#FFD92F", "#E5C494", "#B3B3B3", 
          "#8DD3C7", "#FFFFB3", "#BEBADA", "#FB8072", "#80B1D3", "#FDB462", "#B3DE69", "#FCCDE5",
          "#D9D9D9", "#BC80BD", "#CCEBC5", "#FFED6F")


## code

targetmatvec=unlist(targetmat)+1
yrange=range(targetmatvec[targetmatvec>0]);
# yrange[1]=1; # set the minimum value to 1
for(i in 1:length(targetmat)){
  vali=targetmat[[i]]+1;
  if(i==1){
    plot(1:length(vali),vali,type='b',las=1,pch=20,main=paste('sgRNAs in',targetgene),ylab='Read counts',xlab='Samples',xlim=c(0.7,length(vali)+0.3),ylim = yrange,col=colors[(i %% length(colors))],xaxt='n',log='y')
    axis(1,at=1:length(vali),labels=(collabel),las=2)
    # lines(0:100,rep(1,101),col='black');
  }else{
    lines(1:length(vali),vali,type='b',pch=20,col=colors[(i %% length(colors))])
  }
}




# parameters
# Do not modify the variables beginning with "__"
targetmat=list(c(42.758925327,46.5247291308,46.1056374683,55.2108687922,387.618013698,403.539793801,245.844164605,498.492250743),c(0.90976436866,6.74271436679,0.904032107222,4.24698990709,1.50824129844,91.7135895003,9.2191561727,67.0016466052),c(19.1050517419,16.1825144803,21.6967705733,38.2229091638,263.942227226,165.084461101,189.504876883,134.00329321),c(15.4659942672,17.5310573536,18.9846742517,23.358444489,120.659303875,180.237141105,172.090915224,131.323227346),c(20.9245804792,25.6223145938,13.5604816083,10.6174747677,294.107053195,204.959934796,109.605523387,115.242832161),c(3.63905747464,9.4398001135,6.32822475055,2.12349495355,16.5906542828,48.6480779089,19.4626630312,56.2813831484),c(30.9319885344,60.0101578644,35.2572521817,23.358444489,310.697707478,464.948023293,152.628252192,281.406915742),c(10.0074080553,13.4854287336,16.27257793,19.1114545819,90.4944779061,66.9907958089,115.751627502,85.7621076547),c(56.4053908569,34.3878432706,24.408866895,53.0873738386,429.848770054,324.586355884,257.11202215,418.090274817),c(25.4734023225,26.9708574671,26.2169311094,29.7289293496,144.79116465,188.212235844,221.259748145,278.726849878))
targetgene="G0491"
collabel=c("L1","L2","L3","L4","H1","H2","H3","H4")

# set up color using RColorBrewer
#library(RColorBrewer)
#colors <- brewer.pal(length(targetgenelist), "Set1")

colors=c( "#E41A1C", "#377EB8", "#4DAF4A", "#984EA3", "#FF7F00",  "#A65628", "#F781BF",
          "#999999", "#66C2A5", "#FC8D62", "#8DA0CB", "#E78AC3", "#A6D854", "#FFD92F", "#E5C494", "#B3B3B3", 
          "#8DD3C7", "#FFFFB3", "#BEBADA", "#FB8072", "#80B1D3", "#FDB462", "#B3DE69", "#FCCDE5",
          "#D9D9D9", "#BC80BD", "#CCEBC5", "#FFED6F")


## code

targetmatvec=unlist(targetmat)+1
yrange=range(targetmatvec[targetmatvec>0]);
# yrange[1]=1; # set the minimum value to 1
for(i in 1:length(targetmat)){
  vali=targetmat[[i]]+1;
  if(i==1){
    plot(1:length(vali),vali,type='b',las=1,pch=20,main=paste('sgRNAs in',targetgene),ylab='Read counts',xlab='Samples',xlim=c(0.7,length(vali)+0.3),ylim = yrange,col=colors[(i %% length(colors))],xaxt='n',log='y')
    axis(1,at=1:length(vali),labels=(collabel),las=2)
    # lines(0:100,rep(1,101),col='black');
  }else{
    lines(1:length(vali),vali,type='b',pch=20,col=colors[(i %% length(colors))])
  }
}




# parameters
# Do not modify the variables beginning with "__"
targetmat=list(c(15.4659942672,14.1597001702,13.5604816083,10.6174747677,102.560408294,52.6356252784,65.5584438947,88.4421735189),c(26.3831666911,28.9936717772,25.3128990022,19.1114545819,120.659303875,148.336762148,124.970783674,85.7621076547),c(27.2929310598,7.41698580346,10.8483852867,12.7409697213,101.052166995,52.6356252784,53.2662356645,58.9614490126),c(13.6464655299,16.1825144803,13.5604816083,16.9879596284,55.8049280421,79.7509473916,92.191561727,50.92125142),c(0.90976436866,3.37135718339,6.32822475055,8.49397981418,4.52472389531,7.97509473916,54.2905863503,45.5611196915),c(30.0222241658,22.2509574104,23.5048347878,8.49397981418,90.4944779061,65.3957768611,169.017863166,155.443820124),c(49.1272759076,39.1077433274,46.1056374683,27.6054343961,221.71147087,241.645370596,185.40747414,270.686652285),c(16.3757586359,8.09125724014,8.136288965,10.6174747677,48.2637215499,55.8256631741,32.7792219474,40.2009879631),c(51.8565690136,62.7072436111,49.7217658972,70.075333467,271.483433718,361.271791684,348.279233191,501.172316607),c(2.72929310598,7.41698580346,5.42419264333,6.37048486064,19.6071368797,35.8879263262,26.6331178322,37.5209220989))
targetgene="G0845"
collabel=c("L1","L2","L3","L4","H1","H2","H3","H4")

# set up color using RColorBrewer
#library(RColorBrewer)
#colors <- brewer.pal(length(targetgenelist), "Set1")

colors=c( "#E41A1C", "#377EB8", "#4DAF4A", "#984EA3", "#FF7F00",  "#A65628", "#F781BF",
          "#999999", "#66C2A5", "#FC8D62", "#8DA0CB", "#E78AC3", "#A6D854", "#FFD92F", "#E5C494", "#B3B3B3", 
          "#8DD3C7", "#FFFFB3", "#BEBADA", "#FB8072", "#80B1D3", "#FDB462", "#B3DE69", "#FCCDE5",
          "#D9D9D9", "#BC80BD", "#CCEBC5", "#FFED6F")


## code

targetmatvec=unlist(targetmat)+1
yrange=range(targetmatvec[targetmatvec>0]);
# yrange[1]=1; # set the minimum value to 1
for(i in 1:length(targetmat)){
  vali=targetmat[[i]]+1;
  if(i==1){
    plot(1:length(vali),vali,type='b',las=1,pch=20,main=paste('sgRNAs in',targetgene),ylab='Read counts',xlab='Samples',xlim=c(0.7,length(vali)+0.3),ylim = yrange,col=colors[(i %% length(colors))],xaxt='n',log='y')
    axis(1,at=1:length(vali),labels=(collabel),las=2)
    # lines(0:100,rep(1,101),col='black');
  }else{
    lines(1:length(vali),vali,type='b',pch=20,col=colors[(i %% length(colors))])
  }
}




# parameters
# Do not modify the variables beginning with "__"
targetmat=list(c(4.5488218433,12.1368858602,7.23225685778,6.37048486064,42.2307563562,67.7883052828,34.8279233191,53.6013172842),c(29.1124597971,23.5995002837,34.3532200744,67.9518385135,173.44774932,189.807254792,194.626630312,399.329813767),c(15.4659942672,15.5082430436,9.94435317944,10.6174747677,70.8873410265,111.651326348,81.9480548684,24.1205927779),c(32.7515172717,14.8339716069,22.6008026805,23.358444489,152.332371142,92.5110989742,135.214290533,155.443820124),c(30.9319885344,33.0393003972,30.7370916455,27.6054343961,173.44774932,231.277747436,187.456175512,93.8023052473),c(3.63905747464,2.69708574671,14.4645137156,12.7409697213,81.4450301155,24.7227936914,47.1201315493,75.0418441978),c(8.18787931794,14.8339716069,18.9846742517,8.49397981418,43.7389976546,104.473741083,89.1185096694,72.3617783336),c(22.7441092165,22.9252288471,19.8887063589,12.7409697213,140.266440754,145.146724253,122.922082303,99.1624369757),c(0.90976436866,0.0,0.904032107222,2.12349495355,4.52472389531,1.59501894783,2.04870137171,0.0),c(10.9171724239,6.74271436679,24.408866895,21.2349495355,85.9697540108,45.4580400132,214.089293344,128.643161482))
targetgene="G0422"
collabel=c("L1","L2","L3","L4","H1","H2","H3","H4")

# set up color using RColorBrewer
#library(RColorBrewer)
#colors <- brewer.pal(length(targetgenelist), "Set1")

colors=c( "#E41A1C", "#377EB8", "#4DAF4A", "#984EA3", "#FF7F00",  "#A65628", "#F781BF",
          "#999999", "#66C2A5", "#FC8D62", "#8DA0CB", "#E78AC3", "#A6D854", "#FFD92F", "#E5C494", "#B3B3B3", 
          "#8DD3C7", "#FFFFB3", "#BEBADA", "#FB8072", "#80B1D3", "#FDB462", "#B3DE69", "#FCCDE5",
          "#D9D9D9", "#BC80BD", "#CCEBC5", "#FFED6F")


## code

targetmatvec=unlist(targetmat)+1
yrange=range(targetmatvec[targetmatvec>0]);
# yrange[1]=1; # set the minimum value to 1
for(i in 1:length(targetmat)){
  vali=targetmat[[i]]+1;
  if(i==1){
    plot(1:length(vali),vali,type='b',las=1,pch=20,main=paste('sgRNAs in',targetgene),ylab='Read counts',xlab='Samples',xlim=c(0.7,length(vali)+0.3),ylim = yrange,col=colors[(i %% length(colors))],xaxt='n',log='y')
    axis(1,at=1:length(vali),labels=(collabel),las=2)
    # lines(0:100,rep(1,101),col='black');
  }else{
    lines(1:length(vali),vali,type='b',pch=20,col=colors[(i %% length(colors))])
  }
}




# parameters
# Do not modify the variables beginning with "__"
targetmat=list(c(27.2929310598,41.8048290741,32.54515586,27.6054343961,114.626338681,136.37412004,116.775978187,147.403622531),c(7.27811494928,0.0,12.6564495011,2.12349495355,45.2472389531,20.7352463218,43.0227288059,8.04019759263),c(27.2929310598,22.2509574104,27.1209632167,8.49397981418,155.348853739,101.283703187,143.40909602,107.202634568),c(43.6686896957,37.759200454,23.5048347878,27.6054343961,138.758199456,172.262046366,100.386367214,123.283029754),c(11.8269367926,8.76552867682,20.7927384661,12.7409697213,60.3296519374,51.8381158045,82.9724055543,67.0016466052),c(30.9319885344,37.0849290173,22.6008026805,29.7289293496,123.675786472,132.38657267,141.360394648,96.4823711115),c(22.7441092165,28.3194003405,9.94435317944,14.8644646748,90.4944779061,80.5484568655,53.2662356645,123.283029754),c(19.1050517419,16.856785917,24.408866895,12.7409697213,72.3955823249,95.7011368699,89.1185096694,37.5209220989),c(30.9319885344,8.09125724014,17.1766100372,23.358444489,132.725234262,39.0779642219,62.4853918372,152.76375426),c(5.45858621196,8.76552867682,6.32822475055,2.12349495355,10.557689089,61.4082294915,14.340909602,13.400329321))
targetgene="G0280"
collabel=c("L1","L2","L3","L4","H1","H2","H3","H4")

# set up color using RColorBrewer
#library(RColorBrewer)
#colors <- brewer.pal(length(targetgenelist), "Set1")

colors=c( "#E41A1C", "#377EB8", "#4DAF4A", "#984EA3", "#FF7F00",  "#A65628", "#F781BF",
          "#999999", "#66C2A5", "#FC8D62", "#8DA0CB", "#E78AC3", "#A6D854", "#FFD92F", "#E5C494", "#B3B3B3", 
          "#8DD3C7", "#FFFFB3", "#BEBADA", "#FB8072", "#80B1D3", "#FDB462", "#B3DE69", "#FCCDE5",
          "#D9D9D9", "#BC80BD", "#CCEBC5", "#FFED6F")


## code

targetmatvec=unlist(targetmat)+1
yrange=range(targetmatvec[targetmatvec>0]);
# yrange[1]=1; # set the minimum value to 1
for(i in 1:length(targetmat)){
  vali=targetmat[[i]]+1;
  if(i==1){
    plot(1:length(vali),vali,type='b',las=1,pch=20,main=paste('sgRNAs in',targetgene),ylab='Read counts',xlab='Samples',xlim=c(0.7,length(vali)+0.3),ylim = yrange,col=colors[(i %% length(colors))],xaxt='n',log='y')
    axis(1,at=1:length(vali),labels=(collabel),las=2)
    # lines(0:100,rep(1,101),col='black');
  }else{
    lines(1:length(vali),vali,type='b',pch=20,col=colors[(i %% length(colors))])
  }
}




# parameters
# Do not modify the variables beginning with "__"
targetmat=list(c(16.3757586359,6.06844293011,9.04032107222,10.6174747677,73.9038236233,36.6854358001,68.6314959523,42.8810538273),c(43.6686896957,26.9708574671,32.54515586,31.8524243032,137.249958158,174.654574788,154.676953564,163.484017717),c(94.6154943406,114.626144235,107.579820759,110.421737584,431.357011352,569.421764376,436.373392174,490.45205315),c(13.6464655299,18.2053287903,18.0806421444,16.9879596284,92.0027192045,103.676231609,83.9967562401,101.84250284),c(19.1050517419,26.2965860305,20.7927384661,23.358444489,98.0356843983,153.919328466,80.9237041826,134.00329321),c(3.63905747464,10.7883429869,12.6564495011,6.37048486064,1.50824129844,12.7601515826,11.2678575444,8.04019759263),c(12.7367011612,21.5766859737,13.5604816083,14.8644646748,70.8873410265,112.448835822,82.9724055543,72.3617783336),c(10.0074080553,10.1140715502,7.23225685778,25.4819394425,43.7389976546,55.0281537002,35.8522740049,72.3617783336),c(3.63905747464,0.0,8.136288965,2.12349495355,33.1813085656,2.39252842175,45.0714301776,18.7604610495),c(27.2929310598,33.7135718339,37.0653163961,21.2349495355,123.675786472,94.106117922,212.040591972,150.083688396))
targetgene="G0942"
collabel=c("L1","L2","L3","L4","H1","H2","H3","H4")

# set up color using RColorBrewer
#library(RColorBrewer)
#colors <- brewer.pal(length(targetgenelist), "Set1")

colors=c( "#E41A1C", "#377EB8", "#4DAF4A", "#984EA3", "#FF7F00",  "#A65628", "#F781BF",
          "#999999", "#66C2A5", "#FC8D62", "#8DA0CB", "#E78AC3", "#A6D854", "#FFD92F", "#E5C494", "#B3B3B3", 
          "#8DD3C7", "#FFFFB3", "#BEBADA", "#FB8072", "#80B1D3", "#FDB462", "#B3DE69", "#FCCDE5",
          "#D9D9D9", "#BC80BD", "#CCEBC5", "#FFED6F")


## code

targetmatvec=unlist(targetmat)+1
yrange=range(targetmatvec[targetmatvec>0]);
# yrange[1]=1; # set the minimum value to 1
for(i in 1:length(targetmat)){
  vali=targetmat[[i]]+1;
  if(i==1){
    plot(1:length(vali),vali,type='b',las=1,pch=20,main=paste('sgRNAs in',targetgene),ylab='Read counts',xlab='Samples',xlim=c(0.7,length(vali)+0.3),ylim = yrange,col=colors[(i %% length(colors))],xaxt='n',log='y')
    axis(1,at=1:length(vali),labels=(collabel),las=2)
    # lines(0:100,rep(1,101),col='black');
  }else{
    lines(1:length(vali),vali,type='b',pch=20,col=colors[(i %% length(colors))])
  }
}




# parameters
# Do not modify the variables beginning with "__"
targetmat=list(c(7.27811494928,2.69708574671,0.904032107222,4.24698990709,45.2472389531,9.57011368699,9.2191561727,8.04019759263),c(4.5488218433,0.674271436679,5.42419264333,4.24698990709,19.6071368797,6.38007579132,15.3652602878,8.04019759263),c(19.1050517419,21.5766859737,23.5048347878,31.8524243032,73.9038236233,79.7509473916,69.6558466382,56.2813831484),c(11.8269367926,16.1825144803,4.52016053611,25.4819394425,39.2142737593,63.0032484393,40.9740274342,40.2009879631),c(6.36835058062,10.7883429869,10.8483852867,4.24698990709,37.7060324609,33.4953979045,53.2662356645,16.0803951853),c(9.0976436866,16.856785917,26.2169311094,4.24698990709,31.6730672671,49.4455873828,32.7792219474,48.2411855558),c(13.6464655299,5.39417149343,12.6564495011,8.49397981418,31.6730672671,21.5327557957,58.3879890937,24.1205927779),c(12.7367011612,18.879600227,24.408866895,14.8644646748,36.1977911624,70.9783431785,51.2175342928,53.6013172842),c(23.6538735852,19.5538716637,18.0806421444,14.8644646748,110.101614786,68.5858147567,50.1931836069,34.8408562347),c(11.8269367926,18.879600227,21.6967705733,19.1114545819,31.6730672671,61.4082294915,63.509742523,61.6415148768))
targetgene="G0567"
collabel=c("L1","L2","L3","L4","H1","H2","H3","H4")

# set up color using RColorBrewer
#library(RColorBrewer)
#colors <- brewer.pal(length(targetgenelist), "Set1")

colors=c( "#E41A1C", "#377EB8", "#4DAF4A", "#984EA3", "#FF7F00",  "#A65628", "#F781BF",
          "#999999", "#66C2A5", "#FC8D62", "#8DA0CB", "#E78AC3", "#A6D854", "#FFD92F", "#E5C494", "#B3B3B3", 
          "#8DD3C7", "#FFFFB3", "#BEBADA", "#FB8072", "#80B1D3", "#FDB462", "#B3DE69", "#FCCDE5",
          "#D9D9D9", "#BC80BD", "#CCEBC5", "#FFED6F")


## code

targetmatvec=unlist(targetmat)+1
yrange=range(targetmatvec[targetmatvec>0]);
# yrange[1]=1; # set the minimum value to 1
for(i in 1:length(targetmat)){
  vali=targetmat[[i]]+1;
  if(i==1){
    plot(1:length(vali),vali,type='b',las=1,pch=20,main=paste('sgRNAs in',targetgene),ylab='Read counts',xlab='Samples',xlim=c(0.7,length(vali)+0.3),ylim = yrange,col=colors[(i %% length(colors))],xaxt='n',log='y')
    axis(1,at=1:length(vali),labels=(collabel),las=2)
    # lines(0:100,rep(1,101),col='black');
  }else{
    lines(1:length(vali),vali,type='b',pch=20,col=colors[(i %% length(colors))])
  }
}




# parameters
# Do not modify the variables beginning with "__"
targetmat=list(c(29.1124597971,20.902414537,23.5048347878,46.716888978,179.480714514,150.72929057,111.654224758,155.443820124),c(10.0074080553,10.1140715502,6.32822475055,4.24698990709,6.03296519374,13.5576610566,8.19480548684,5.36013172842),c(48.217511539,35.0621147073,28.9290274311,42.4698990709,232.269159959,152.324309518,193.602279627,174.204281174),c(10.0074080553,6.06844293011,18.0806421444,8.49397981418,40.7225150577,39.0779642219,107.556822015,101.84250284),c(46.3979828016,47.8732720042,41.5854769322,53.0873738386,227.744436064,206.554953744,160.823057679,206.365071544),c(13.6464655299,2.02281431004,4.52016053611,2.12349495355,75.4120649218,15.1526800044,24.5844164605,29.4807245063),c(9.0976436866,2.69708574671,6.32822475055,0.0,37.7060324609,12.7601515826,27.6574685181,16.0803951853),c(6.36835058062,5.39417149343,10.8483852867,6.37048486064,28.6565846703,44.6605305393,67.6071452664,13.400329321),c(4.5488218433,6.74271436679,11.7524173939,12.7409697213,37.7060324609,38.2804547479,61.4610411513,42.8810538273),c(38.2101034837,32.3650289606,34.3532200744,33.9759192567,123.675786472,164.286951627,160.823057679,171.524215309))
targetgene="G0799"
collabel=c("L1","L2","L3","L4","H1","H2","H3","H4")

# set up color using RColorBrewer
#library(RColorBrewer)
#colors <- brewer.pal(length(targetgenelist), "Set1")

colors=c( "#E41A1C", "#377EB8", "#4DAF4A", "#984EA3", "#FF7F00",  "#A65628", "#F781BF",
          "#999999", "#66C2A5", "#FC8D62", "#8DA0CB", "#E78AC3", "#A6D854", "#FFD92F", "#E5C494", "#B3B3B3", 
          "#8DD3C7", "#FFFFB3", "#BEBADA", "#FB8072", "#80B1D3", "#FDB462", "#B3DE69", "#FCCDE5",
          "#D9D9D9", "#BC80BD", "#CCEBC5", "#FFED6F")


## code

targetmatvec=unlist(targetmat)+1
yrange=range(targetmatvec[targetmatvec>0]);
# yrange[1]=1; # set the minimum value to 1
for(i in 1:length(targetmat)){
  vali=targetmat[[i]]+1;
  if(i==1){
    plot(1:length(vali),vali,type='b',las=1,pch=20,main=paste('sgRNAs in',targetgene),ylab='Read counts',xlab='Samples',xlim=c(0.7,length(vali)+0.3),ylim = yrange,col=colors[(i %% length(colors))],xaxt='n',log='y')
    axis(1,at=1:length(vali),labels=(collabel),las=2)
    # lines(0:100,rep(1,101),col='black');
  }else{
    lines(1:length(vali),vali,type='b',pch=20,col=colors[(i %% length(colors))])
  }
}



dev.off()
Sweave("GROWTH_10005_100_10_0.1_0.01_summary.Rnw");
library(tools);

texi2dvi("GROWTH_10005_100_10_0.1_0.01_summary.tex",pdf=TRUE);
